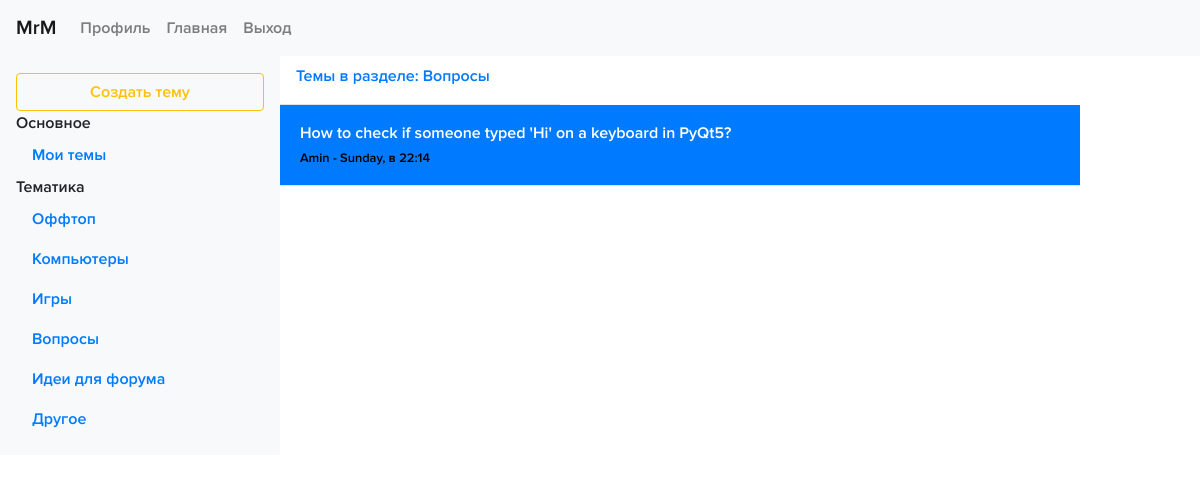
The page /themes_group/questions (signed in) on the database its author committed.
### data/themes.py (models this page shows)
class Theme(SqlAlchemyBase):
    __tablename__ = 'themes'
    id = sqlalchemy.Column(sqlalchemy.Integer,
                           primary_key=True, autoincrement=True)
    title = sqlalchemy.Column(sqlalchemy.String, nullable=True)
    content = sqlalchemy.Column(sqlalchemy.String, nullable=True)
    group = sqlalchemy.Column(sqlalchemy.String, default="Other")
    created_date = sqlalchemy.Column(sqlalchemy.DateTime,
                                     default=datetime.datetime.now)
    likes = sqlalchemy.Column(sqlalchemy.Integer)
    user_id = sqlalchemy.Column(sqlalchemy.Integer,
                                sqlalchemy.ForeignKey("users.id"))
    user = orm.relation('User')
    comments = orm.relation("Comment", back_populates='theme')

### data/users.py (models this page shows, shortened)
class User(SqlAlchemyBase, UserMixin):
    __tablename__ = 'users'
    id = sqlalchemy.Column(sqlalchemy.Integer, primary_key=True, autoincrement=True)
    name = sqlalchemy.Column(sqlalchemy.String, nullable=True, unique=True)
    age = sqlalchemy.Column(sqlalchemy.Integer, nullable=True)
    sex = sqlalchemy.Column(sqlalchemy.String, nullable=True)
    speciality = sqlalchemy.Column(sqlalchemy.String, nullable=True)
    email = sqlalchemy.Column(sqlalchemy.String, index=True, unique=True, nullable=True)
    about = sqlalchemy.Column(sqlalchemy.String, nullable=True)
    photo = sqlalchemy.Column(sqlalchemy.String, default="https://cdn0.iconfinder.com/data/icons/set-ui-app-android/32/8-512.png")
    hashed_password = sqlalchemy.Column(sqlalchemy.String, nullable=True)
    modified_date = sqlalchemy.Column(sqlalchemy.DateTime, default=datetime.datetime.now)
    themes = orm.relation("Theme", back_populates='user')
    comments = orm.relation("Comment", back_populates='user')

### main.py (the view)
@app.route("/themes_group/<string:group>")
def themes_group(group):
    db_sess = db_session.create_session()
    if not current_user.is_authenticated:
        return redirect("/login")
    themes = db_sess.query(Theme).filter(Theme.group == group)
    if group in groups:
        group = "в разделе: " + groups[group].capitalize()
    else:
        abort(404)
    return render_template("index.html", themes=themes, sidebar_insist=True, name=group)

### data/db_session.py (called while the page is built)
def create_session() -> Session:
    global __factory
    return __factory()

### main.py (called while the page is built)
@login_manager.user_loader
def load_user(user_id):
    db_sess = db_session.create_session()
    return db_sess.query(User).get(user_id)

### templates/index.html
{% extends "base.html" %}
{% block content %}
<br><br>
<div class="d-flex flex-column align-items-stretch bg-white" style="width: 800px;">
  <a href="/" class="d-flex align-items-center flex-shrink-0 p-3 link-dark text-decoration-none border-bottom">
    <span>Темы {{ name }}</span>
  </a>
  <div class="list-group list-group-flush border-bottom scrollarea">
{% for item in themes %}
    <a href="../themes_get/{{ item.id }}" class="list-group-item list-group-item-action active py-3 lh-tight" aria-current="true">
      <div class="d-flex w-100 align-items-center justify-content-between">
        <strong>{{ item.title }}</strong>
      </div>
      <small class="theme-info">{{ item.user.name }} - {{item.created_date.strftime("%A, в %H:%M")}}</small>
    </a>
{% endfor %}
  </div>
</div>
{% endblock %}

### static/css/style.css (style rules this page uses)
body { background-color: white; font-family: Proxima; font-size: 12pt; }
.d-flex { width: 280px; float: left; word-wrap: break-word; }
.list-group { float: center; }
.theme-info { color: black; }
.list-group-item { transition: transform .2s; }

### rows shown on the page
Theme: title "How to check if someone typed 'Hi' on a keyboard in PyQt5?", user.name "Amin", created_date "Sunday, в 22:14"

### other values the page prints
{{ name }} "в разделе: Вопросы"
